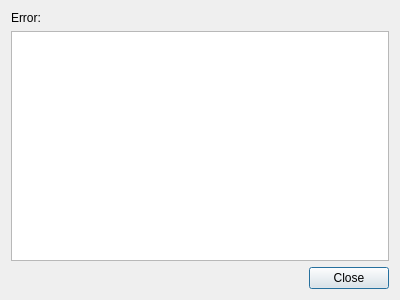
<?xml version="1.0" encoding="UTF-8"?>
<ui version="4.0">
    <class>errorMessageWindow</class>
    <widget class="QDialog" name="errorMessageWindow">
        <property name="windowModality">
            <enum>Qt::WindowModality::ApplicationModal</enum>
        </property>
        <property name="geometry">
            <rect>
                <x>0</x>
                <y>0</y>
                <width>400</width>
                <height>300</height>
            </rect>
        </property>
        <property name="windowTitle">
            <string>Error</string>
        </property>
        <property name="modal">
            <bool>true</bool>
        </property>
        <layout class="QVBoxLayout" name="verticalLayout">
            <item>
                <widget class="QLabel" name="textLabel">
                    <property name="text">
                        <string>Error:</string>
                    </property>
                </widget>
            </item>
            <item>
                <widget class="QPlainTextEdit" name="detailsTextEdit">
                    <property name="undoRedoEnabled">
                        <bool>false</bool>
                    </property>
                    <property name="lineWrapMode">
                        <enum>QPlainTextEdit::LineWrapMode::NoWrap</enum>
                    </property>
                    <property name="readOnly">
                        <bool>true</bool>
                    </property>
                </widget>
            </item>
            <item>
                <widget class="QDialogButtonBox" name="buttonBox">
                    <property name="orientation">
                        <enum>Qt::Orientation::Horizontal</enum>
                    </property>
                    <property name="standardButtons">
                        <set>QDialogButtonBox::StandardButton::Close</set>
                    </property>
                </widget>
            </item>
        </layout>
    </widget>
    <resources />
    <connections>
        <connection>
            <sender>buttonBox</sender>
            <signal>accepted()</signal>
            <receiver>errorMessageWindow</receiver>
            <slot>accept()</slot>
            <hints>
                <hint type="sourcelabel">
                    <x>248</x>
                    <y>254</y>
                </hint>
                <hint type="destinationlabel">
                    <x>157</x>
                    <y>274</y>
                </hint>
            </hints>
        </connection>
        <connection>
            <sender>buttonBox</sender>
            <signal>rejected()</signal>
            <receiver>errorMessageWindow</receiver>
            <slot>reject()</slot>
            <hints>
                <hint type="sourcelabel">
                    <x>316</x>
                    <y>260</y>
                </hint>
                <hint type="destinationlabel">
                    <x>286</x>
                    <y>274</y>
                </hint>
            </hints>
        </connection>
    </connections>
</ui>
